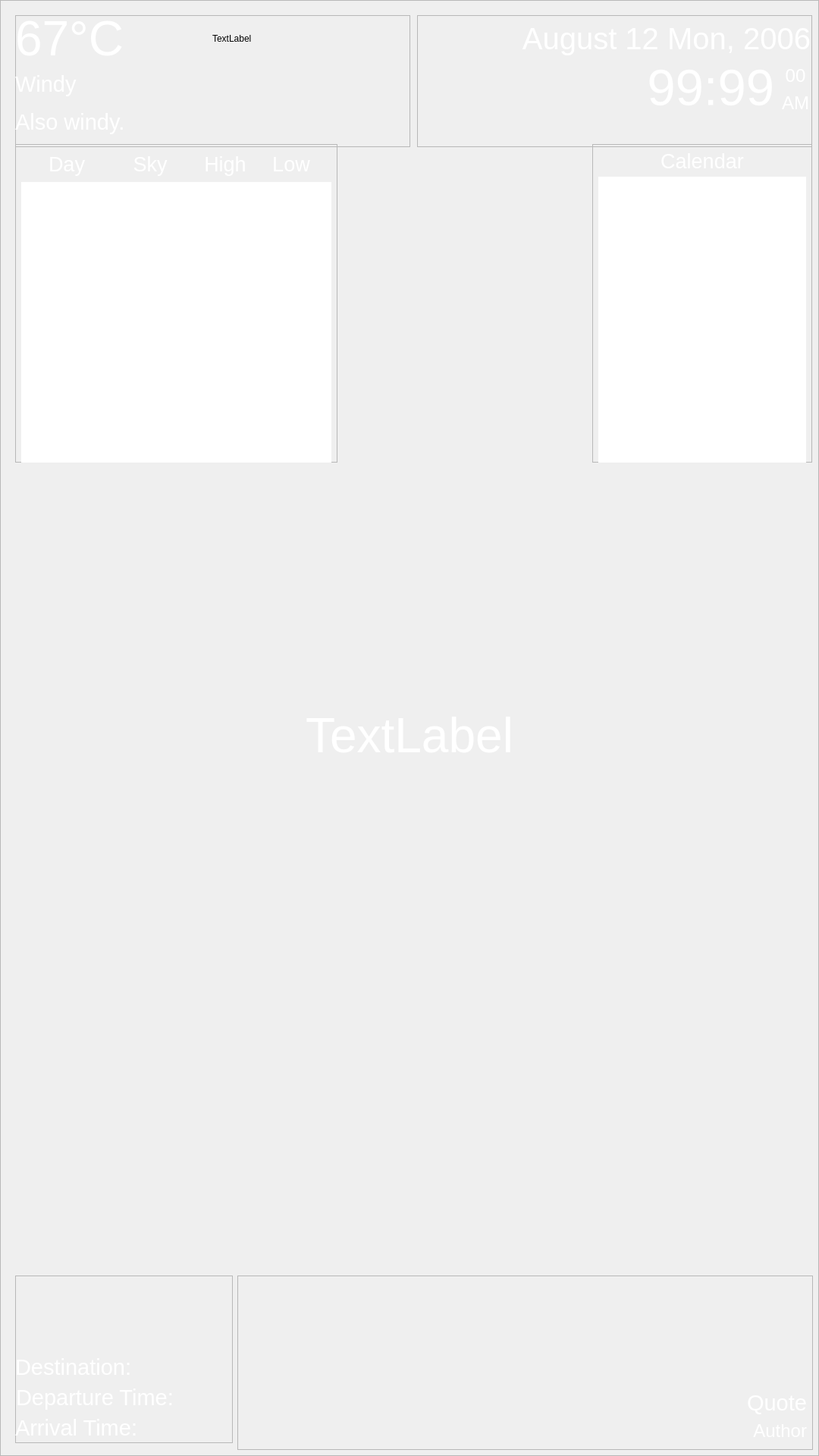
<?xml version="1.0" encoding="UTF-8"?>
<ui version="4.0">
 <class>MainWindow</class>
 <widget class="QMainWindow" name="MainWindow">
  <property name="geometry">
   <rect>
    <x>0</x>
    <y>0</y>
    <width>1080</width>
    <height>1920</height>
   </rect>
  </property>
  <property name="font">
   <font>
    <family>Helvetica Neue</family>
    <weight>50</weight>
    <bold>false</bold>
   </font>
  </property>
  <property name="windowTitle">
   <string>Py Smart Mirror</string>
  </property>
  <property name="autoFillBackground">
   <bool>false</bool>
  </property>
  <property name="styleSheet">
   <string notr="true">background: rgb(0, 0, 0);
QLabel
{
	font-family: HelveticaNeue;
}</string>
  </property>
  <widget class="QWidget" name="centralwidget">
   <widget class="QFrame" name="browserContainer">
    <property name="enabled">
     <bool>false</bool>
    </property>
    <property name="geometry">
     <rect>
      <x>220</x>
      <y>684</y>
      <width>640</width>
      <height>360</height>
     </rect>
    </property>
    <property name="frameShape">
     <enum>QFrame::NoFrame</enum>
    </property>
    <property name="frameShadow">
     <enum>QFrame::Raised</enum>
    </property>
    <property name="lineWidth">
     <number>0</number>
    </property>
   </widget>
   <widget class="QLabel" name="notificationLabel">
    <property name="enabled">
     <bool>true</bool>
    </property>
    <property name="geometry">
     <rect>
      <x>0</x>
      <y>905</y>
      <width>1080</width>
      <height>130</height>
     </rect>
    </property>
    <property name="font">
     <font>
      <family>Helvetica Neue</family>
      <pointsize>48</pointsize>
      <weight>50</weight>
      <bold>false</bold>
     </font>
    </property>
    <property name="styleSheet">
     <string notr="true">opacity: 0;color: #ffffff</string>
    </property>
    <property name="text">
     <string>TextLabel</string>
    </property>
    <property name="alignment">
     <set>Qt::AlignCenter</set>
    </property>
    <property name="wordWrap">
     <bool>true</bool>
    </property>
   </widget>
   <widget class="QFrame" name="mainFourFrame">
    <property name="geometry">
     <rect>
      <x>0</x>
      <y>0</y>
      <width>1080</width>
      <height>1920</height>
     </rect>
    </property>
    <property name="frameShape">
     <enum>QFrame::StyledPanel</enum>
    </property>
    <property name="frameShadow">
     <enum>QFrame::Raised</enum>
    </property>
    <widget class="QFrame" name="dateTimeFrame">
     <property name="geometry">
      <rect>
       <x>550</x>
       <y>20</y>
       <width>521</width>
       <height>174</height>
      </rect>
     </property>
     <property name="frameShape">
      <enum>QFrame::StyledPanel</enum>
     </property>
     <property name="frameShadow">
      <enum>QFrame::Raised</enum>
     </property>
     <widget class="QLabel" name="dateLabel">
      <property name="geometry">
       <rect>
        <x>18</x>
        <y>0</y>
        <width>501</width>
        <height>61</height>
       </rect>
      </property>
      <property name="font">
       <font>
        <family>Helvetica Neue</family>
        <pointsize>30</pointsize>
       </font>
      </property>
      <property name="styleSheet">
       <string notr="true">font-pixelsize: 30;
color: #ffffff</string>
      </property>
      <property name="text">
       <string>August 12 Mon, 2006</string>
      </property>
      <property name="alignment">
       <set>Qt::AlignRight|Qt::AlignTrailing|Qt::AlignVCenter</set>
      </property>
      <property name="indent">
       <number>0</number>
      </property>
     </widget>
     <widget class="QLabel" name="timeAmPmLabel">
      <property name="geometry">
       <rect>
        <x>476</x>
        <y>100</y>
        <width>46</width>
        <height>31</height>
       </rect>
      </property>
      <property name="font">
       <font>
        <family>Helvetica Neue</family>
        <pointsize>18</pointsize>
       </font>
      </property>
      <property name="styleSheet">
       <string notr="true">color: #ffffff</string>
      </property>
      <property name="text">
       <string>AM</string>
      </property>
      <property name="alignment">
       <set>Qt::AlignCenter</set>
      </property>
     </widget>
     <widget class="QLabel" name="timeLabel">
      <property name="geometry">
       <rect>
        <x>250</x>
        <y>60</y>
        <width>221</width>
        <height>71</height>
       </rect>
      </property>
      <property name="font">
       <font>
        <family>Helvetica Neue</family>
        <pointsize>50</pointsize>
       </font>
      </property>
      <property name="styleSheet">
       <string notr="true">color: #ffffff</string>
      </property>
      <property name="text">
       <string>99:99</string>
      </property>
      <property name="alignment">
       <set>Qt::AlignRight|Qt::AlignTrailing|Qt::AlignVCenter</set>
      </property>
     </widget>
     <widget class="QLabel" name="timeSecondsLabel">
      <property name="geometry">
       <rect>
        <x>476</x>
        <y>64</y>
        <width>46</width>
        <height>31</height>
       </rect>
      </property>
      <property name="font">
       <font>
        <family>Helvetica Neue</family>
        <pointsize>18</pointsize>
       </font>
      </property>
      <property name="styleSheet">
       <string notr="true">color: #ffffff</string>
      </property>
      <property name="text">
       <string>00</string>
      </property>
      <property name="alignment">
       <set>Qt::AlignCenter</set>
      </property>
     </widget>
    </widget>
    <widget class="QFrame" name="quoteFrame">
     <property name="geometry">
      <rect>
       <x>313</x>
       <y>1682</y>
       <width>759</width>
       <height>230</height>
      </rect>
     </property>
     <property name="frameShape">
      <enum>QFrame::StyledPanel</enum>
     </property>
     <property name="frameShadow">
      <enum>QFrame::Raised</enum>
     </property>
     <widget class="QLabel" name="quoteLabel">
      <property name="geometry">
       <rect>
        <x>8</x>
        <y>8</y>
        <width>743</width>
        <height>177</height>
       </rect>
      </property>
      <property name="font">
       <font>
        <family>Helvetica Neue</family>
        <pointsize>22</pointsize>
       </font>
      </property>
      <property name="styleSheet">
       <string notr="true">font-pixelsize: 30;
color: #ffffff</string>
      </property>
      <property name="text">
       <string>Quote</string>
      </property>
      <property name="alignment">
       <set>Qt::AlignBottom|Qt::AlignRight|Qt::AlignTrailing</set>
      </property>
      <property name="indent">
       <number>0</number>
      </property>
     </widget>
     <widget class="QLabel" name="authorLabel">
      <property name="geometry">
       <rect>
        <x>8</x>
        <y>191</y>
        <width>743</width>
        <height>27</height>
       </rect>
      </property>
      <property name="font">
       <font>
        <family>Helvetica Neue</family>
        <pointsize>18</pointsize>
       </font>
      </property>
      <property name="styleSheet">
       <string notr="true">font-pixelsize: 30;
color: #ffffff</string>
      </property>
      <property name="text">
       <string>Author</string>
      </property>
      <property name="alignment">
       <set>Qt::AlignRight|Qt::AlignTrailing|Qt::AlignVCenter</set>
      </property>
      <property name="indent">
       <number>0</number>
      </property>
     </widget>
    </widget>
    <widget class="QFrame" name="currentWXFrame">
     <property name="geometry">
      <rect>
       <x>20</x>
       <y>20</y>
       <width>521</width>
       <height>174</height>
      </rect>
     </property>
     <property name="frameShape">
      <enum>QFrame::StyledPanel</enum>
     </property>
     <property name="frameShadow">
      <enum>QFrame::Raised</enum>
     </property>
     <widget class="QLabel" name="wxTempLabel">
      <property name="geometry">
       <rect>
        <x>0</x>
        <y>0</y>
        <width>231</width>
        <height>61</height>
       </rect>
      </property>
      <property name="font">
       <font>
        <family>Helvetica Neue</family>
        <pointsize>48</pointsize>
       </font>
      </property>
      <property name="styleSheet">
       <string notr="true">font-pixelsize: 30;
color: #ffffff</string>
      </property>
      <property name="text">
       <string>67°C</string>
      </property>
      <property name="alignment">
       <set>Qt::AlignLeading|Qt::AlignLeft|Qt::AlignVCenter</set>
      </property>
      <property name="indent">
       <number>0</number>
      </property>
     </widget>
     <widget class="QLabel" name="wxLabel">
      <property name="geometry">
       <rect>
        <x>0</x>
        <y>70</y>
        <width>481</width>
        <height>41</height>
       </rect>
      </property>
      <property name="font">
       <font>
        <family>Helvetica Neue</family>
        <pointsize>22</pointsize>
       </font>
      </property>
      <property name="styleSheet">
       <string notr="true">font-pixelsize: 30;
color: #ffffff</string>
      </property>
      <property name="text">
       <string>Windy</string>
      </property>
      <property name="alignment">
       <set>Qt::AlignLeading|Qt::AlignLeft|Qt::AlignVCenter</set>
      </property>
      <property name="indent">
       <number>0</number>
      </property>
     </widget>
     <widget class="QLabel" name="windLabel">
      <property name="geometry">
       <rect>
        <x>0</x>
        <y>120</y>
        <width>521</width>
        <height>41</height>
       </rect>
      </property>
      <property name="font">
       <font>
        <family>Helvetica Neue</family>
        <pointsize>22</pointsize>
       </font>
      </property>
      <property name="styleSheet">
       <string notr="true">font-pixelsize: 30;
color: #ffffff</string>
      </property>
      <property name="text">
       <string>Also windy.</string>
      </property>
      <property name="alignment">
       <set>Qt::AlignLeading|Qt::AlignLeft|Qt::AlignVCenter</set>
      </property>
      <property name="indent">
       <number>0</number>
      </property>
     </widget>
     <widget class="QLabel" name="currentWxImage">
      <property name="geometry">
       <rect>
        <x>260</x>
        <y>3</y>
        <width>80</width>
        <height>55</height>
       </rect>
      </property>
      <property name="font">
       <font>
        <family>Helvetica Neue</family>
       </font>
      </property>
      <property name="text">
       <string>TextLabel</string>
      </property>
     </widget>
    </widget>
    <widget class="QFrame" name="trafficFrame">
     <property name="geometry">
      <rect>
       <x>20</x>
       <y>1682</y>
       <width>287</width>
       <height>221</height>
      </rect>
     </property>
     <property name="frameShape">
      <enum>QFrame::StyledPanel</enum>
     </property>
     <property name="frameShadow">
      <enum>QFrame::Raised</enum>
     </property>
     <widget class="QLabel" name="trafficArrivalTimeLabel">
      <property name="geometry">
       <rect>
        <x>0</x>
        <y>180</y>
        <width>431</width>
        <height>41</height>
       </rect>
      </property>
      <property name="font">
       <font>
        <family>Helvetica Neue</family>
        <pointsize>22</pointsize>
       </font>
      </property>
      <property name="styleSheet">
       <string notr="true">font-pixelsize: 30;
color: #ffffff</string>
      </property>
      <property name="text">
       <string>Arrival Time:</string>
      </property>
      <property name="alignment">
       <set>Qt::AlignLeading|Qt::AlignLeft|Qt::AlignVCenter</set>
      </property>
      <property name="indent">
       <number>0</number>
      </property>
     </widget>
     <widget class="QLabel" name="trafficDepartureTimeLabel">
      <property name="geometry">
       <rect>
        <x>0</x>
        <y>140</y>
        <width>431</width>
        <height>41</height>
       </rect>
      </property>
      <property name="font">
       <font>
        <family>Helvetica Neue</family>
        <pointsize>22</pointsize>
       </font>
      </property>
      <property name="styleSheet">
       <string notr="true">font-pixelsize: 30;
color: #ffffff</string>
      </property>
      <property name="text">
       <string>Departure Time:</string>
      </property>
      <property name="alignment">
       <set>Qt::AlignLeading|Qt::AlignLeft|Qt::AlignVCenter</set>
      </property>
      <property name="indent">
       <number>1</number>
      </property>
     </widget>
     <widget class="QLabel" name="trafficDestinationLabel">
      <property name="geometry">
       <rect>
        <x>0</x>
        <y>100</y>
        <width>431</width>
        <height>41</height>
       </rect>
      </property>
      <property name="font">
       <font>
        <family>Helvetica Neue</family>
        <pointsize>22</pointsize>
       </font>
      </property>
      <property name="styleSheet">
       <string notr="true">font-pixelsize: 30;
color: #ffffff</string>
      </property>
      <property name="text">
       <string>Destination:</string>
      </property>
      <property name="alignment">
       <set>Qt::AlignLeading|Qt::AlignLeft|Qt::AlignVCenter</set>
      </property>
      <property name="indent">
       <number>0</number>
      </property>
     </widget>
    </widget>
    <widget class="QFrame" name="calendarFrame">
     <property name="geometry">
      <rect>
       <x>781</x>
       <y>190</y>
       <width>290</width>
       <height>420</height>
      </rect>
     </property>
     <property name="frameShape">
      <enum>QFrame::StyledPanel</enum>
     </property>
     <property name="frameShadow">
      <enum>QFrame::Raised</enum>
     </property>
     <widget class="QListWidget" name="calendarListView">
      <property name="geometry">
       <rect>
        <x>8</x>
        <y>43</y>
        <width>274</width>
        <height>400</height>
       </rect>
      </property>
      <property name="sizePolicy">
       <sizepolicy hsizetype="Fixed" vsizetype="Fixed">
        <horstretch>0</horstretch>
        <verstretch>0</verstretch>
       </sizepolicy>
      </property>
      <property name="minimumSize">
       <size>
        <width>274</width>
        <height>400</height>
       </size>
      </property>
      <property name="frameShape">
       <enum>QFrame::NoFrame</enum>
      </property>
      <property name="frameShadow">
       <enum>QFrame::Plain</enum>
      </property>
      <property name="verticalScrollBarPolicy">
       <enum>Qt::ScrollBarAlwaysOff</enum>
      </property>
      <property name="horizontalScrollBarPolicy">
       <enum>Qt::ScrollBarAlwaysOff</enum>
      </property>
      <property name="autoScroll">
       <bool>false</bool>
      </property>
     </widget>
     <widget class="QLabel" name="calendarLabel">
      <property name="geometry">
       <rect>
        <x>8</x>
        <y>8</y>
        <width>274</width>
        <height>29</height>
       </rect>
      </property>
      <property name="font">
       <font>
        <family>Helvetica Neue</family>
        <pointsize>20</pointsize>
       </font>
      </property>
      <property name="styleSheet">
       <string notr="true">color: #ffffffff</string>
      </property>
      <property name="text">
       <string>Calendar</string>
      </property>
      <property name="alignment">
       <set>Qt::AlignCenter</set>
      </property>
     </widget>
    </widget>
    <widget class="QFrame" name="wxForecastFrame">
     <property name="geometry">
      <rect>
       <x>20</x>
       <y>190</y>
       <width>425</width>
       <height>420</height>
      </rect>
     </property>
     <property name="frameShape">
      <enum>QFrame::StyledPanel</enum>
     </property>
     <property name="frameShadow">
      <enum>QFrame::Raised</enum>
     </property>
     <widget class="QLabel" name="dayLabel">
      <property name="geometry">
       <rect>
        <x>8</x>
        <y>8</y>
        <width>120</width>
        <height>36</height>
       </rect>
      </property>
      <property name="sizePolicy">
       <sizepolicy hsizetype="Fixed" vsizetype="Preferred">
        <horstretch>0</horstretch>
        <verstretch>0</verstretch>
       </sizepolicy>
      </property>
      <property name="font">
       <font>
        <family>Helvetica Neue</family>
        <pointsize>20</pointsize>
       </font>
      </property>
      <property name="styleSheet">
       <string notr="true">font-pixelsize: 30;
color: #ffffff</string>
      </property>
      <property name="text">
       <string>Day</string>
      </property>
      <property name="alignment">
       <set>Qt::AlignCenter</set>
      </property>
      <property name="indent">
       <number>0</number>
      </property>
     </widget>
     <widget class="QLabel" name="lowLabel">
      <property name="geometry">
       <rect>
        <x>327</x>
        <y>8</y>
        <width>74</width>
        <height>36</height>
       </rect>
      </property>
      <property name="sizePolicy">
       <sizepolicy hsizetype="Fixed" vsizetype="Preferred">
        <horstretch>0</horstretch>
        <verstretch>0</verstretch>
       </sizepolicy>
      </property>
      <property name="font">
       <font>
        <family>Helvetica Neue</family>
        <pointsize>20</pointsize>
       </font>
      </property>
      <property name="styleSheet">
       <string notr="true">font-pixelsize: 30;
color: #ffffff</string>
      </property>
      <property name="text">
       <string>Low</string>
      </property>
      <property name="alignment">
       <set>Qt::AlignCenter</set>
      </property>
      <property name="indent">
       <number>0</number>
      </property>
     </widget>
     <widget class="QLabel" name="highLabel">
      <property name="geometry">
       <rect>
        <x>240</x>
        <y>8</y>
        <width>74</width>
        <height>36</height>
       </rect>
      </property>
      <property name="sizePolicy">
       <sizepolicy hsizetype="Fixed" vsizetype="Preferred">
        <horstretch>0</horstretch>
        <verstretch>0</verstretch>
       </sizepolicy>
      </property>
      <property name="font">
       <font>
        <family>Helvetica Neue</family>
        <pointsize>20</pointsize>
       </font>
      </property>
      <property name="styleSheet">
       <string notr="true">font-pixelsize: 30;
color: #ffffff</string>
      </property>
      <property name="text">
       <string>High</string>
      </property>
      <property name="alignment">
       <set>Qt::AlignCenter</set>
      </property>
      <property name="indent">
       <number>0</number>
      </property>
     </widget>
     <widget class="QLabel" name="skyImageLabel">
      <property name="geometry">
       <rect>
        <x>138</x>
        <y>8</y>
        <width>80</width>
        <height>36</height>
       </rect>
      </property>
      <property name="sizePolicy">
       <sizepolicy hsizetype="Fixed" vsizetype="Preferred">
        <horstretch>0</horstretch>
        <verstretch>0</verstretch>
       </sizepolicy>
      </property>
      <property name="font">
       <font>
        <family>Helvetica Neue</family>
        <pointsize>20</pointsize>
       </font>
      </property>
      <property name="styleSheet">
       <string notr="true">font-pixelsize: 30;
color: #ffffff</string>
      </property>
      <property name="text">
       <string>Sky</string>
      </property>
      <property name="alignment">
       <set>Qt::AlignCenter</set>
      </property>
      <property name="indent">
       <number>0</number>
      </property>
     </widget>
     <widget class="QListWidget" name="wxForecastListView">
      <property name="geometry">
       <rect>
        <x>8</x>
        <y>50</y>
        <width>409</width>
        <height>400</height>
       </rect>
      </property>
      <property name="sizePolicy">
       <sizepolicy hsizetype="Fixed" vsizetype="Fixed">
        <horstretch>0</horstretch>
        <verstretch>0</verstretch>
       </sizepolicy>
      </property>
      <property name="minimumSize">
       <size>
        <width>274</width>
        <height>400</height>
       </size>
      </property>
      <property name="frameShape">
       <enum>QFrame::NoFrame</enum>
      </property>
      <property name="frameShadow">
       <enum>QFrame::Plain</enum>
      </property>
      <property name="verticalScrollBarPolicy">
       <enum>Qt::ScrollBarAlwaysOff</enum>
      </property>
      <property name="horizontalScrollBarPolicy">
       <enum>Qt::ScrollBarAlwaysOff</enum>
      </property>
      <property name="autoScroll">
       <bool>false</bool>
      </property>
     </widget>
    </widget>
   </widget>
  </widget>
 </widget>
 <resources/>
 <connections/>
</ui>
